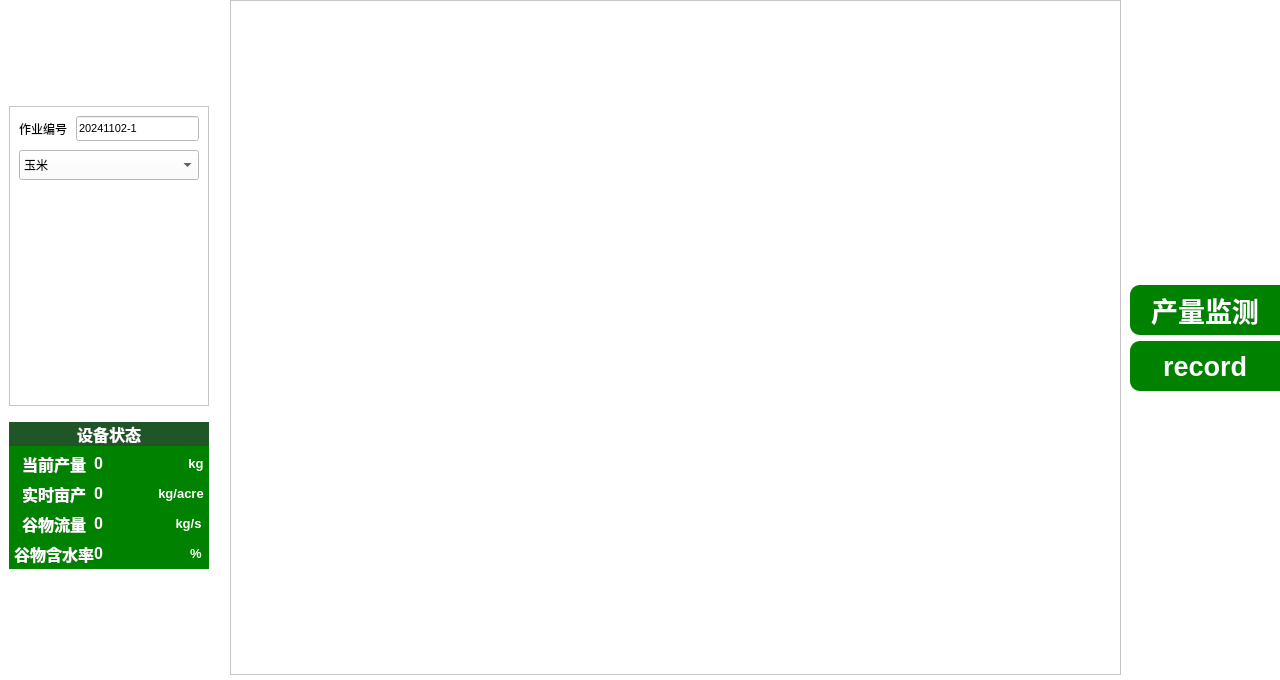
<?xml version="1.0" encoding="UTF-8"?>
<ui version="4.0">
 <class>work_harvest</class>
 <widget class="QWidget" name="work_harvest">
  <property name="geometry">
   <rect>
    <x>0</x>
    <y>0</y>
    <width>1280</width>
    <height>680</height>
   </rect>
  </property>
  <property name="minimumSize">
   <size>
    <width>1280</width>
    <height>680</height>
   </size>
  </property>
  <property name="windowTitle">
   <string>Form</string>
  </property>
  <property name="styleSheet">
   <string notr="true">
background-color:#FFFFFF;
</string>
  </property>
  <layout class="QGridLayout" name="gridLayout">
   <property name="leftMargin">
    <number>0</number>
   </property>
   <property name="topMargin">
    <number>0</number>
   </property>
   <property name="rightMargin">
    <number>0</number>
   </property>
   <property name="bottomMargin">
    <number>5</number>
   </property>
   <property name="horizontalSpacing">
    <number>0</number>
   </property>
   <property name="verticalSpacing">
    <number>5</number>
   </property>
   <item row="0" column="1">
    <widget class="SQChartView" name="HarvestView"/>
   </item>
   <item row="0" column="2">
    <widget class="QWidget" name="harvestWidget1" native="true">
     <property name="styleSheet">
      <string notr="true">background-color:#FFFFFF;
</string>
     </property>
     <layout class="QVBoxLayout" name="verticalLayout_2">
      <property name="rightMargin">
       <number>0</number>
      </property>
      <item>
       <spacer name="verticalSpacer_3">
        <property name="orientation">
         <enum>Qt::Vertical</enum>
        </property>
        <property name="sizeHint" stdset="0">
         <size>
          <width>20</width>
          <height>40</height>
         </size>
        </property>
       </spacer>
      </item>
      <item>
       <layout class="QVBoxLayout" name="verticalLayout">
        <item>
         <widget class="QToolButton" name="work_pbt_CanDeviceConnetion">
          <property name="minimumSize">
           <size>
            <width>150</width>
            <height>50</height>
           </size>
          </property>
          <property name="maximumSize">
           <size>
            <width>150</width>
            <height>50</height>
           </size>
          </property>
          <property name="font">
           <font>
            <pointsize>20</pointsize>
            <weight>75</weight>
            <bold>true</bold>
           </font>
          </property>
          <property name="styleSheet">
           <string notr="true">#work_pbt_CanDeviceConnetion{
    color:#ffffff;
    /*background-color:#035F18;*/
    background-color:#008200;
    border: none;
    border-top-left-radius:10px;
    border-bottom-left-radius:10px;
}

#work_pbt_CanDeviceConnetion:pressed{
    color:#ffffff;
    background-color:#205527;
    border: none;
    border-top-left-radius:10px;
    border-bottom-left-radius:10px;
}

#work_pbt_CanDeviceConnetion:checked{
    color:#ffffff;
    background-color:#205527;
    border: none;
    border-top-left-radius:10px;
    border-bottom-left-radius:10px;
}</string>
          </property>
          <property name="text">
           <string>产量监测</string>
          </property>
          <property name="checkable">
           <bool>true</bool>
          </property>
         </widget>
        </item>
        <item>
         <widget class="QToolButton" name="work_pbt_recordRosbag">
          <property name="sizePolicy">
           <sizepolicy hsizetype="Preferred" vsizetype="Preferred">
            <horstretch>0</horstretch>
            <verstretch>0</verstretch>
           </sizepolicy>
          </property>
          <property name="minimumSize">
           <size>
            <width>150</width>
            <height>50</height>
           </size>
          </property>
          <property name="maximumSize">
           <size>
            <width>150</width>
            <height>50</height>
           </size>
          </property>
          <property name="font">
           <font>
            <pointsize>20</pointsize>
            <weight>75</weight>
            <bold>true</bold>
           </font>
          </property>
          <property name="styleSheet">
           <string notr="true">#work_pbt_recordRosbag{
    color:#ffffff;
    /*background-color:#035F18;*/
    background-color:#008200;
    border: none;
    border-top-left-radius:10px;
    border-bottom-left-radius:10px;
}

#work_pbt_recordRosbag:pressed{
    color:#ffffff;
    background-color:#205527;
    border: none;
    border-top-left-radius:10px;
    border-bottom-left-radius:10px;
}

#work_pbt_recordRosbag:checked{
    color:#ffffff;
    background-color:#205527;
    border: none;
    border-top-left-radius:10px;
    border-bottom-left-radius:10px;
}</string>
          </property>
          <property name="text">
           <string>record</string>
          </property>
          <property name="checkable">
           <bool>true</bool>
          </property>
         </widget>
        </item>
       </layout>
      </item>
      <item>
       <spacer name="verticalSpacer_4">
        <property name="orientation">
         <enum>Qt::Vertical</enum>
        </property>
        <property name="sizeHint" stdset="0">
         <size>
          <width>20</width>
          <height>40</height>
         </size>
        </property>
       </spacer>
      </item>
     </layout>
    </widget>
   </item>
   <item row="0" column="0">
    <widget class="QWidget" name="harvestWidget2" native="true">
     <property name="maximumSize">
      <size>
       <width>230</width>
       <height>16777215</height>
      </size>
     </property>
     <property name="styleSheet">
      <string notr="true">background-color:#FFFFFF;
</string>
     </property>
     <layout class="QVBoxLayout" name="verticalLayout_3">
      <item>
       <spacer name="verticalSpacer">
        <property name="orientation">
         <enum>Qt::Vertical</enum>
        </property>
        <property name="sizeHint" stdset="0">
         <size>
          <width>20</width>
          <height>30</height>
         </size>
        </property>
       </spacer>
      </item>
      <item>
       <widget class="QFrame" name="harvest_frame">
        <property name="minimumSize">
         <size>
          <width>0</width>
          <height>300</height>
         </size>
        </property>
        <property name="maximumSize">
         <size>
          <width>200</width>
          <height>300</height>
         </size>
        </property>
        <property name="styleSheet">
         <string notr="true"/>
        </property>
        <property name="frameShape">
         <enum>QFrame::StyledPanel</enum>
        </property>
        <property name="frameShadow">
         <enum>QFrame::Raised</enum>
        </property>
        <property name="lineWidth">
         <number>2</number>
        </property>
        <layout class="QGridLayout" name="gridLayout_2">
         <property name="bottomMargin">
          <number>0</number>
         </property>
         <property name="spacing">
          <number>9</number>
         </property>
         <item row="0" column="1">
          <widget class="QLineEdit" name="lineEdit">
           <property name="minimumSize">
            <size>
             <width>0</width>
             <height>25</height>
            </size>
           </property>
           <property name="maximumSize">
            <size>
             <width>200</width>
             <height>25</height>
            </size>
           </property>
           <property name="font">
            <font>
             <pointsize>8</pointsize>
            </font>
           </property>
           <property name="text">
            <string>20241102-1</string>
           </property>
          </widget>
         </item>
         <item row="0" column="0">
          <widget class="QLabel" name="label_2">
           <property name="minimumSize">
            <size>
             <width>0</width>
             <height>25</height>
            </size>
           </property>
           <property name="maximumSize">
            <size>
             <width>200</width>
             <height>25</height>
            </size>
           </property>
           <property name="text">
            <string>作业编号</string>
           </property>
          </widget>
         </item>
         <item row="2" column="0" colspan="2">
          <widget class="QLabel" name="label">
           <property name="styleSheet">
            <string notr="true">image: url(://pic/harvestMap.svg);
background-color: transparent;
border: none;</string>
           </property>
           <property name="text">
            <string/>
           </property>
          </widget>
         </item>
         <item row="1" column="0" colspan="2">
          <widget class="QComboBox" name="comboBox">
           <property name="minimumSize">
            <size>
             <width>0</width>
             <height>30</height>
            </size>
           </property>
           <property name="maximumSize">
            <size>
             <width>200</width>
             <height>16777215</height>
            </size>
           </property>
           <item>
            <property name="text">
             <string>玉米</string>
            </property>
           </item>
           <item>
            <property name="text">
             <string>小麦</string>
            </property>
           </item>
          </widget>
         </item>
        </layout>
       </widget>
      </item>
      <item>
       <spacer name="verticalSpacer_5">
        <property name="orientation">
         <enum>Qt::Vertical</enum>
        </property>
        <property name="sizeType">
         <enum>QSizePolicy::Fixed</enum>
        </property>
        <property name="sizeHint" stdset="0">
         <size>
          <width>20</width>
          <height>10</height>
         </size>
        </property>
       </spacer>
      </item>
      <item>
       <widget class="QWidget" name="work_widget_shuju_2" native="true">
        <property name="minimumSize">
         <size>
          <width>200</width>
          <height>0</height>
         </size>
        </property>
        <property name="maximumSize">
         <size>
          <width>150</width>
          <height>16777215</height>
         </size>
        </property>
        <property name="styleSheet">
         <string notr="true">background-color:#008200;
color:rgb(255, 255, 255)</string>
        </property>
        <layout class="QGridLayout" name="gridLayout_8">
         <property name="leftMargin">
          <number>0</number>
         </property>
         <property name="topMargin">
          <number>0</number>
         </property>
         <property name="rightMargin">
          <number>0</number>
         </property>
         <property name="bottomMargin">
          <number>3</number>
         </property>
         <property name="spacing">
          <number>0</number>
         </property>
         <item row="0" column="0">
          <layout class="QVBoxLayout" name="verticalLayout_7">
           <property name="spacing">
            <number>6</number>
           </property>
           <property name="topMargin">
            <number>0</number>
           </property>
           <item>
            <widget class="QLabel" name="work_shuju_state">
             <property name="minimumSize">
              <size>
               <width>200</width>
               <height>0</height>
              </size>
             </property>
             <property name="maximumSize">
              <size>
               <width>200</width>
               <height>16777215</height>
              </size>
             </property>
             <property name="font">
              <font>
               <family>苹方-简</family>
               <pointsize>12</pointsize>
               <weight>75</weight>
               <bold>true</bold>
              </font>
             </property>
             <property name="styleSheet">
              <string notr="true">#work_shuju_state{
	background-color:#205527;
}
</string>
             </property>
             <property name="lineWidth">
              <number>15</number>
             </property>
             <property name="text">
              <string>设备状态</string>
             </property>
             <property name="alignment">
              <set>Qt::AlignCenter</set>
             </property>
            </widget>
           </item>
           <item>
            <layout class="QHBoxLayout" name="horizontalLayout_21">
             <property name="spacing">
              <number>0</number>
             </property>
             <property name="leftMargin">
              <number>5</number>
             </property>
             <item alignment="Qt::AlignHCenter|Qt::AlignVCenter">
              <widget class="QLabel" name="label_10">
               <property name="minimumSize">
                <size>
                 <width>80</width>
                 <height>0</height>
                </size>
               </property>
               <property name="maximumSize">
                <size>
                 <width>80</width>
                 <height>16777215</height>
                </size>
               </property>
               <property name="font">
                <font>
                 <pointsize>12</pointsize>
                 <weight>75</weight>
                 <bold>true</bold>
                </font>
               </property>
               <property name="text">
                <string>当前产量</string>
               </property>
               <property name="alignment">
                <set>Qt::AlignCenter</set>
               </property>
              </widget>
             </item>
             <item alignment="Qt::AlignLeft|Qt::AlignVCenter">
              <widget class="QLabel" name="work_label_totalYield">
               <property name="minimumSize">
                <size>
                 <width>90</width>
                 <height>0</height>
                </size>
               </property>
               <property name="maximumSize">
                <size>
                 <width>90</width>
                 <height>16777215</height>
                </size>
               </property>
               <property name="font">
                <font>
                 <pointsize>12</pointsize>
                 <weight>75</weight>
                 <bold>true</bold>
                </font>
               </property>
               <property name="toolTip">
                <string>&lt;html&gt;&lt;head/&gt;&lt;body&gt;&lt;p&gt;&lt;span style=&quot; color:#800000;&quot;&gt;work_label_totalYield&lt;/span&gt;&lt;/p&gt;&lt;/body&gt;&lt;/html&gt;</string>
               </property>
               <property name="whatsThis">
                <string>&lt;html&gt;&lt;head/&gt;&lt;body&gt;&lt;p&gt;&lt;span style=&quot; color:#800000;&quot;&gt;work_label_totalYield&lt;/span&gt;&lt;/p&gt;&lt;/body&gt;&lt;/html&gt;</string>
               </property>
               <property name="text">
                <string>0</string>
               </property>
              </widget>
             </item>
             <item alignment="Qt::AlignHCenter|Qt::AlignVCenter">
              <widget class="QLabel" name="label_44">
               <property name="minimumSize">
                <size>
                 <width>20</width>
                 <height>0</height>
                </size>
               </property>
               <property name="maximumSize">
                <size>
                 <width>20</width>
                 <height>16777215</height>
                </size>
               </property>
               <property name="font">
                <font>
                 <pointsize>10</pointsize>
                 <weight>75</weight>
                 <bold>true</bold>
                </font>
               </property>
               <property name="text">
                <string>kg</string>
               </property>
               <property name="alignment">
                <set>Qt::AlignCenter</set>
               </property>
              </widget>
             </item>
            </layout>
           </item>
           <item>
            <layout class="QHBoxLayout" name="horizontalLayout_20">
             <property name="spacing">
              <number>0</number>
             </property>
             <property name="leftMargin">
              <number>5</number>
             </property>
             <item>
              <widget class="QLabel" name="label_42">
               <property name="minimumSize">
                <size>
                 <width>80</width>
                 <height>0</height>
                </size>
               </property>
               <property name="maximumSize">
                <size>
                 <width>80</width>
                 <height>16777215</height>
                </size>
               </property>
               <property name="font">
                <font>
                 <pointsize>12</pointsize>
                 <weight>75</weight>
                 <bold>true</bold>
                </font>
               </property>
               <property name="text">
                <string>实时亩产</string>
               </property>
               <property name="alignment">
                <set>Qt::AlignCenter</set>
               </property>
              </widget>
             </item>
             <item alignment="Qt::AlignLeft|Qt::AlignVCenter">
              <widget class="QLabel" name="work_label_realTimeYield">
               <property name="minimumSize">
                <size>
                 <width>60</width>
                 <height>0</height>
                </size>
               </property>
               <property name="maximumSize">
                <size>
                 <width>60</width>
                 <height>16777215</height>
                </size>
               </property>
               <property name="font">
                <font>
                 <pointsize>12</pointsize>
                 <weight>75</weight>
                 <bold>true</bold>
                </font>
               </property>
               <property name="text">
                <string>0</string>
               </property>
              </widget>
             </item>
             <item alignment="Qt::AlignHCenter|Qt::AlignVCenter">
              <widget class="QLabel" name="label_43">
               <property name="minimumSize">
                <size>
                 <width>50</width>
                 <height>0</height>
                </size>
               </property>
               <property name="maximumSize">
                <size>
                 <width>50</width>
                 <height>16777215</height>
                </size>
               </property>
               <property name="font">
                <font>
                 <pointsize>10</pointsize>
                 <weight>75</weight>
                 <bold>true</bold>
                </font>
               </property>
               <property name="layoutDirection">
                <enum>Qt::RightToLeft</enum>
               </property>
               <property name="text">
                <string>kg/acre</string>
               </property>
               <property name="alignment">
                <set>Qt::AlignCenter</set>
               </property>
              </widget>
             </item>
            </layout>
           </item>
           <item>
            <layout class="QHBoxLayout" name="horizontalLayout_23">
             <property name="spacing">
              <number>0</number>
             </property>
             <property name="leftMargin">
              <number>5</number>
             </property>
             <item alignment="Qt::AlignHCenter|Qt::AlignVCenter">
              <widget class="QLabel" name="label_47">
               <property name="minimumSize">
                <size>
                 <width>80</width>
                 <height>0</height>
                </size>
               </property>
               <property name="maximumSize">
                <size>
                 <width>80</width>
                 <height>16777215</height>
                </size>
               </property>
               <property name="font">
                <font>
                 <pointsize>12</pointsize>
                 <weight>75</weight>
                 <bold>true</bold>
                </font>
               </property>
               <property name="text">
                <string>谷物流量</string>
               </property>
               <property name="alignment">
                <set>Qt::AlignCenter</set>
               </property>
              </widget>
             </item>
             <item alignment="Qt::AlignLeft|Qt::AlignVCenter">
              <widget class="QLabel" name="work_label_grainFlowRate">
               <property name="minimumSize">
                <size>
                 <width>75</width>
                 <height>0</height>
                </size>
               </property>
               <property name="maximumSize">
                <size>
                 <width>75</width>
                 <height>16777215</height>
                </size>
               </property>
               <property name="font">
                <font>
                 <pointsize>12</pointsize>
                 <weight>75</weight>
                 <bold>true</bold>
                </font>
               </property>
               <property name="text">
                <string>0</string>
               </property>
              </widget>
             </item>
             <item alignment="Qt::AlignHCenter|Qt::AlignVCenter">
              <widget class="QLabel" name="label_48">
               <property name="minimumSize">
                <size>
                 <width>35</width>
                 <height>0</height>
                </size>
               </property>
               <property name="maximumSize">
                <size>
                 <width>35</width>
                 <height>16777215</height>
                </size>
               </property>
               <property name="font">
                <font>
                 <pointsize>10</pointsize>
                 <weight>75</weight>
                 <bold>true</bold>
                </font>
               </property>
               <property name="text">
                <string>kg/s</string>
               </property>
               <property name="alignment">
                <set>Qt::AlignCenter</set>
               </property>
              </widget>
             </item>
            </layout>
           </item>
           <item>
            <layout class="QHBoxLayout" name="horizontalLayout_24">
             <property name="spacing">
              <number>0</number>
             </property>
             <property name="leftMargin">
              <number>5</number>
             </property>
             <item alignment="Qt::AlignHCenter|Qt::AlignVCenter">
              <widget class="QLabel" name="label_49">
               <property name="minimumSize">
                <size>
                 <width>80</width>
                 <height>0</height>
                </size>
               </property>
               <property name="maximumSize">
                <size>
                 <width>80</width>
                 <height>16777215</height>
                </size>
               </property>
               <property name="font">
                <font>
                 <pointsize>12</pointsize>
                 <weight>75</weight>
                 <bold>true</bold>
                </font>
               </property>
               <property name="text">
                <string>谷物含水率</string>
               </property>
               <property name="alignment">
                <set>Qt::AlignCenter</set>
               </property>
              </widget>
             </item>
             <item alignment="Qt::AlignLeft|Qt::AlignVCenter">
              <widget class="QLabel" name="work_label_grainMoisture">
               <property name="minimumSize">
                <size>
                 <width>90</width>
                 <height>0</height>
                </size>
               </property>
               <property name="maximumSize">
                <size>
                 <width>90</width>
                 <height>16777215</height>
                </size>
               </property>
               <property name="font">
                <font>
                 <pointsize>12</pointsize>
                 <weight>75</weight>
                 <bold>true</bold>
                </font>
               </property>
               <property name="text">
                <string>0</string>
               </property>
              </widget>
             </item>
             <item alignment="Qt::AlignHCenter|Qt::AlignVCenter">
              <widget class="QLabel" name="label_50">
               <property name="minimumSize">
                <size>
                 <width>20</width>
                 <height>0</height>
                </size>
               </property>
               <property name="maximumSize">
                <size>
                 <width>20</width>
                 <height>16777215</height>
                </size>
               </property>
               <property name="font">
                <font>
                 <pointsize>10</pointsize>
                 <weight>75</weight>
                 <bold>true</bold>
                </font>
               </property>
               <property name="text">
                <string>%</string>
               </property>
               <property name="alignment">
                <set>Qt::AlignCenter</set>
               </property>
              </widget>
             </item>
            </layout>
           </item>
          </layout>
         </item>
        </layout>
       </widget>
      </item>
      <item>
       <spacer name="verticalSpacer_2">
        <property name="orientation">
         <enum>Qt::Vertical</enum>
        </property>
        <property name="sizeHint" stdset="0">
         <size>
          <width>20</width>
          <height>40</height>
         </size>
        </property>
       </spacer>
      </item>
     </layout>
    </widget>
   </item>
  </layout>
 </widget>
 <customwidgets>
  <customwidget>
   <class>SQChartView</class>
   <extends>QGraphicsView</extends>
   <header>./sqchartview.h</header>
  </customwidget>
 </customwidgets>
 <resources/>
 <connections/>
</ui>
